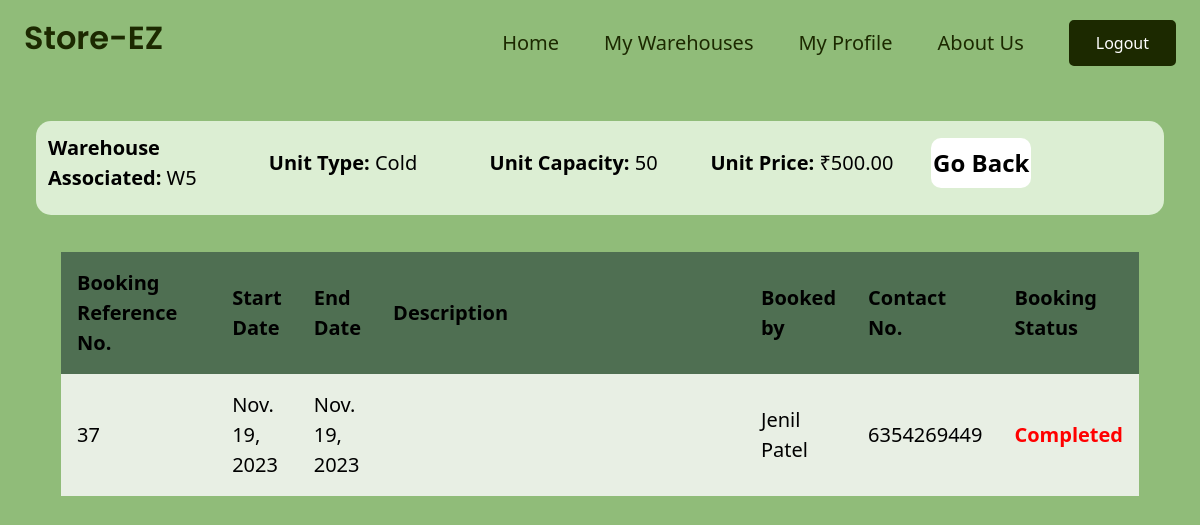
The app's page /warehouse/11/unit/12/ (signed in) with its own data.
### mainapp/models.py (models this page shows, shortened)
class Warehouse(models.Model):
    name = models.CharField(max_length=100)
    address = models.TextField()
    city = models.CharField(max_length=100)
    state = models.CharField(max_length=100)
    poc_name = models.CharField(max_length=100, null=True)
    poc_phone_no = models.DecimalField(max_digits=10, decimal_places=0)
    owner = models.ForeignKey(Warehouse_owner, on_delete=models.CASCADE)
    image = models.ImageField(default="images/default_warehouse_image.jpg",upload_to="images/warehouse/",blank=True,null=True)
    latitude = models.FloatField(default=23.1862737352)
    longitude = models.FloatField(default = 72.6283225558)

class Unit(models.Model):
    id = models.BigAutoField(primary_key=True)
    type = models.CharField(max_length=100) # Check box field
    capacity = models.IntegerField()
    price = models.DecimalField(max_digits=10, decimal_places=2)
    warehouse = models.ForeignKey(Warehouse, on_delete=models.CASCADE)

class Booking(models.Model):
    id = models.BigAutoField(primary_key=True)
    start_date = models.DateField(default= date.today)
    end_date = models.DateField(default= date.today)
    description = models.TextField()
    unit = models.ManyToManyField(Unit)
    farmer = models.ForeignKey(Farmer,on_delete=models.CASCADE, null=True)
    date = models.DateTimeField(auto_now_add=True)

class Farmer(models.Model):
    first_name = models.CharField(max_length=100, null=True)
    last_name = models.CharField(max_length=100, null=True)
    email = models.EmailField(max_length=200, null=True)
    phone_no = models.DecimalField(max_digits=10, decimal_places=0, null=True)
    city = models.CharField(max_length=100, null=True)
    state = models.CharField(max_length=100, null=True)
    image = models.ImageField(default="images/default_user_image.jpg",upload_to="images/farmer/",blank=True,null=True)
    def __str__(self) -> str:
        return f'{self.first_name} {self.last_name}'

### Warehouse/views.py (the view)
# urls.py: path("warehouse/<int:id>/unit/<int:id1>/", views.unit, name='unit'),
@login_required(login_url='login')
def unit(request, id, id1):
    warehouse = Warehouse.objects.get(id=id)
    unit = Unit.objects.get(id=id1)
    all_bookings = Booking.objects.filter(unit=id1)
    current_date = timezone.now().date()
    current_booking = all_bookings.filter(end_date__gte=current_date).order_by('-end_date')
    prev_booking = all_bookings.filter(end_date__lt=current_date).order_by('-end_date')
    context = {'warehouse':warehouse, 'unit':unit, 'current_booking':current_booking, 'prev_booking': prev_booking, 'id':id}
    return render(request, 'warehouse/unit.html', context)

### Warehouse/templates/Warehouse/unit.html (shortened to what this page needs)
{% extends 'base.html' %}
{% load static %}
{% block css %}
    <link rel="stylesheet" href="{% static 'Warehouse/css/singleunit.css'%}">
{% endblock %}
{% block content %}
<div class="info-row">
    <div class="ab">
      <div class="ind-row">
        <b>
          Warehouse Associated:
        </b> {{ warehouse.name }}
      </div>
      <div class="ind-row">
        <b>
          Unit Type:
        </b> {{ unit.type }}
      </div>
      <div class="ind-row">
        <b>
          Unit Capacity:
        </b> {{ unit.capacity }}
      </div>
      <div class="ind-row">
        <b>
          Unit Price:
        </b> ₹{{ unit.price }}
      </div>
      <div class="ind-row">
          <button onclick="location.href='{% url 'all_units' id%}'" type="button"> Go Back</button>
      </div>
    </div>
    </div>
  <div class="wrapperr">
    <div class="table-container">
      <table>
        <tr class="table-heading">
          <th>Booking Reference No.</th>
          <th>Start Date</th>
          <th>End Date</th>
          <th>Description</th>
          <th>Booked by</th>
          <th>Contact No.</th>
          <th>Booking Status</th>
        </tr>
        {% for booking in prev_booking %}
        <tr>
          <td data-cell="Booking Number" style="width:15%;"> {{booking.id}} </td>
          <td data-cell="Start Date">{{ booking.start_date}}</td>
          <td data-cell="End Date">{{ booking.end_date}}</td>
          <td data-cell="Description" style="width:40%;">{{ booking.description}}</td>
          <td data-cell="Booked By">{{ booking.farmer}}</td>
          <td data-cell="Contact No.">{{ booking.farmer.phone_no}}</td>
          <td class="completed" data-cell="Booked Status"><b>Completed</b></td>
        </tr>
        {% endfor %}
      </table>
    </div>
  </div>
{% endblock %}

### templates/base.html (shortened to what this page needs)
<!DOCTYPE html>
{% load static %}
<html lang="en">
<head>
    <link href="https://cdnjs.cloudflare.com/ajax/libs/font-awesome/5.10.0/css/all.min.css" rel="stylesheet">
    <link href="https://cdn.jsdelivr.net/npm/bootstrap-icons@1.4.1/font/bootstrap-icons.css" rel="stylesheet">
    <link href="{%static 'css/bootstrap.min.css' %}" rel="stylesheet">
    <link href="{%static 'css/base.css' %}" rel="stylesheet">
    {% block css %}
    {% endblock %}
</head>
<body>
    <div class="container-fluid sticky-top bg-primary">
        <div class="container ">
            <nav class="navbar navbar-expand-lg navbar-light p-0 ">
                <a href="{% url 'homepage' %}" class="navbar-brand">
                    <h2 class="text-black">Store-EZ</h2>
                </a>
                <div class="collapse navbar-collapse" id="navbarCollapse">
                    <div class="navbar-nav ms-auto">
                        <a href="{% url 'homepage' %}" class="nav-item nav-link text-black">Home</a>
                        {% if request.user.is_authenticated %}
                            {% if is_farmer %}
                                <a href="{% url 'search' %}" class="nav-item nav-link">Book Warehouse</a>
                                <a href="{% url 'farmer_currentbooking' %}" class="nav-item nav-link">Bookings</a>
                                <a href="{% url 'farmer_profile' %}" class="nav-item nav-link">My Profile</a>
                            {% else %}
                                <a href="{% url 'warehouses' %}" class="nav-item nav-link">My Warehouses</a>
                                <a href="{% url 'Warehouse_profile' %}" class="nav-item nav-link">My Profile</a>
                            {% endif %}
                        {% endif %}
                        <a href="{% url 'aboutus' %}" class="nav-item nav-link">About Us</a>
                    </div>
                    {% if request.user.is_authenticated %}
                    <a href="{% url 'logout' %}" class="btn btn-dark py-2 px-4 d-none d-lg-inline-block">Logout</a>
                    {% else %}
                    <a href="{% url 'login' %}" class="btn btn-dark py-2 px-4 d-none d-lg-inline-block">Login/Sign Up</a>
                    {% endif %}
                </div>
            </nav>
        </div>
    </div>
    {% block content %}
    {% endblock content %}
</body>
</html>

### static/css/base.css (style rules this page uses)
.btn { font-weight: 500; transition: .5s; }
.sticky-top { top: -150px; transition: .5s; }
.navbar { padding: 11px 0 !important; height: 85px; }
.navbar .navbar-nav .nav-link { margin-right: 45px; padding: 0; color: var(--bs-dark); font-weight: 500; transition: .5s; outline: none; }
* { margin:0; padding:0; box-sizing:border-box; }

### Warehouse/static/Warehouse/css/singleunit.css (style rules this page uses)
body { color:#000; font-size:1.25rem; font-family:system-ui; line-height:1.5; background-color: #90bc79; }
.wrapperr { display:flex; flex-direction: column; border:solid; border-width:1px; border-color:#90bc79; margin: auto; max-width: 90%; border-radius:15px; }
.info-row { display: flex; justify-content: space-between; align-items: center; padding: 1%; background-color: #dceed3; margin: 3%; border-radius: 15px; }
.info-row button { background-color:white; border:none; height:50px; width:100px; border-radius:10px; cursor:pointer; color:#000000; font-weight: 700; font-size:larger; }
.info-row .ab { flex:2; display:flex; justify-content: space-between; align-items:center; }
.info-row .ab div { flex:2; padding-bottom:10px; }
.table-container { max-width:100%; }
table { width:100%; border-collapse:collapse; background:#eee; }
.table-heading { background-color: #4F6F52; border-radius: 15px; }
th,td { padding:1rem; }
caption,th { text-align:left; }
tr:nth-of-type(2n) { background:hsl(99.9 62.8% 83.1% / 0.2); }
.completed { color: red; }

### records on screen
Warehouse: name "W5"
Unit: type "Cold", capacity "50", price "500.00"
Booking: id "37", start_date "Nov. 19, 2023", end_date "Nov. 19, 2023", farmer "Jenil Patel", farmer.phone_no "6354269449"
